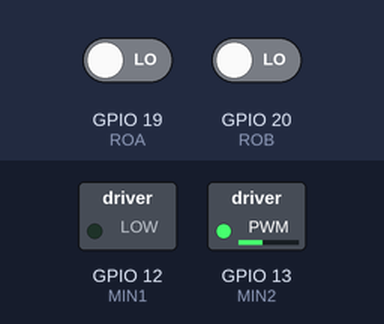
A program run on a simulated ESP32-S3. Shown: switched loads named in the program (green lamp = pin HIGH). The inputs (shaded band) are chosen by the test bench; at power-on: GPIO 19 (ROA) LOW, GPIO 20 (ROB) LOW. Pins used as bus, display or sensor lines are not drawn; what the program prints to the serial monitor is not drawn.

Above: at 0.1 s.
Timing chart, 0 to 1.6 s (numbered marks = the images above):
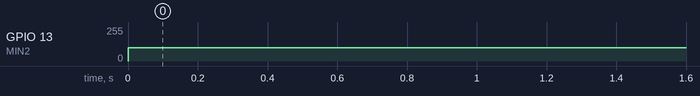

Measured:
- by itself, GPIO 13 (MIN2): 0/255 → 100/255 at 0.00 s

The program:

main.cpp
```cpp
#include <Arduino.h>

#define VCC 4
#define MIN1 12
#define MIN2 13

#define ROA 19
#define ROB 20

#define INTERVAL 200

#define STEP 12
#define WHEEL_RAD (29.0) // mm
#define GEAR_RATIO 315

#define OFFSET 40

long previousMillis = 0;
long currentMillis = 0;

int encoder_read = 0;
int encoder_v = 0;

void updateEncoder();
void InitEncoder(){
  attachInterrupt(digitalPinToInterrupt(ROA), updateEncoder, CHANGE);
  attachInterrupt(digitalPinToInterrupt(ROB), updateEncoder, CHANGE);
}

void setup() {
  InitEncoder();

  pinMode(VCC, OUTPUT);

  ledcSetup(0, 5000, 8);
  ledcAttachPin(MIN1, 0);
  ledcSetup(1, 5000, 8);
  ledcAttachPin(MIN2, 1);

  digitalWrite(VCC, HIGH);

  Serial.begin(115200);
  Serial.println("Serail start");

  encoder_read = 0;
  encoder_v = 0;
  previousMillis = millis();
}

static float vel = 0;
float encoder2vel(int pulse_count) {
  float vel_now = ( (float)pulse_count / (float)STEP ) * 2.0 * (float)WHEEL_RAD * 3.14 * (1000.0 / (float)INTERVAL) / (float)GEAR_RATIO ; // mm/sec
  vel = vel * 0 + vel_now * 1;
  return vel;
}

void loop() {
  ledcWrite(0, 0);
  ledcWrite(1, 100);
  delay(10);
  Serial.println(encoder_v);
}

void updateEncoder(){
  encoder_read++;
  currentMillis = millis();
  if (currentMillis - previousMillis >= INTERVAL){
    previousMillis = currentMillis;
    encoder_v = encoder_read;
    encoder_read = 0;
  }
}
```
